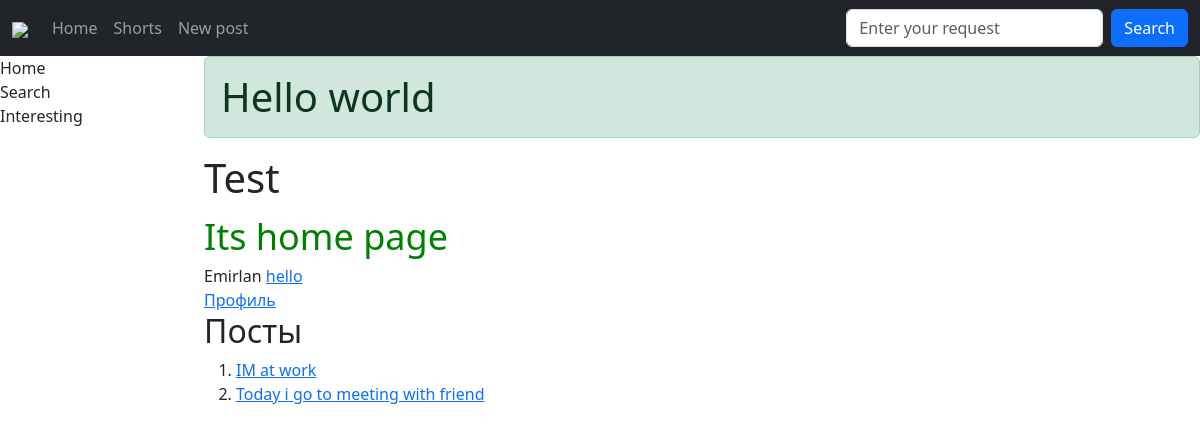
Before: / with the older database file.
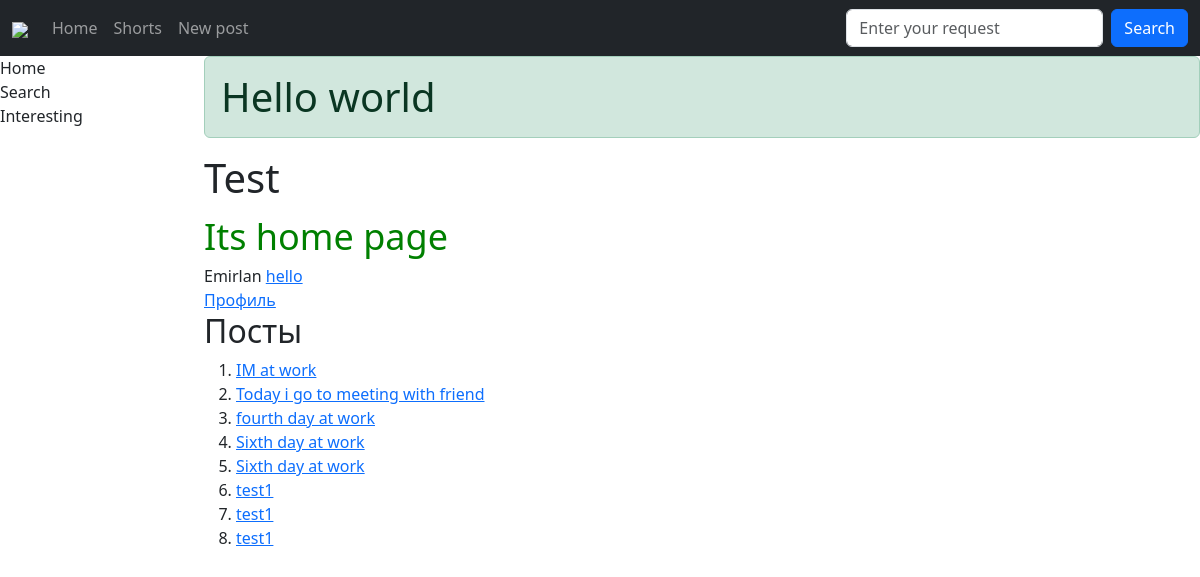
After: the same page with the newer database file.
### core/models.py (models this page shows, shortened)
class Post(models.Model):
    STATUS_CHOICES = (('Posted', 'Posted'),
                      ('Unposted', 'Unposted'))
    name = models.CharField('Header', max_length=80)
    description = models.TextField('Description', null=True)
    photo = models.ImageField('Photo', null=True, blank=False, upload_to="post_images/")
    status = models.CharField('Status', max_length=200, choices=STATUS_CHOICES, default="Posted")
    user = models.ForeignKey(to=User, on_delete=models.SET_NULL, null=True, blank=True,
                             verbose_name='Post author', related_name='posts')
    category = models.ManyToManyField(to='Category', blank=True, verbose_name='categories')
    likes = models.IntegerField('Like', default=0)

### core/views.py (the view)
# urls.py: path('', views.homepage),
def homepage(request):
    context = {'name': 'Emirlan'}
    posts_list = Post.objects.all()
    context['posts'] = posts_list
    return render(request, 'home.html', context)

### core/templates/home.html
{% extends 'base.html' %}
{% block content %}
    <h1 class="alert alert-success">
        Hello world
    </h1>
    <h1>Test</h1>
    <div class="hulk">
        Its home page
    </div>
    {{ name }} <a href="">hello</a>
    <div>
        <a href="/profile/{{ request.user.profile.id }}">
            Профиль {{ request.user.username }}
        </a>
    </div>
    <h2>Посты</h2>
    <ol>
        {% for post in posts %}
        <li>
            <a href="/posts/{{ post.id }}">
                {{ post.name }}
            </a>
        </li>
        {% endfor %}
    </ol>
{% endblock %}

### core/templates/base.html (shortened to what this page needs)
<!doctype html>
{% load static %}
{% load django_bootstrap5 %}
<html lang="en">
<head>
    {% bootstrap_css %}
    <link rel="stylesheet" href="{% static 'main.css' %}">
</head>
<body>
        <nav class="navbar navbar-expand-sm navbar-dark bg-dark">
              <div class="container-fluid">
                <a class="navbar-brand" href="/"><img src="{% static 'logo.png' %}" height="40px"></a>
                <div class="collapse navbar-collapse" id="mynavbar">
                  <ul class="navbar-nav me-auto">
                    <li class="nav-item">
                      <a class="nav-link" href="/">Home</a>
                    </li>
                    <li class="nav-item">
                      <a class="nav-link" href="{% url 'shorts-list' %}">Shorts</a>
                    </li>
                      <li class="nav=item">
                          <a class="nav-link" href="{% url 'add-post' %}">New post</a>
                      </li>
                  </ul>
                  <form class="d-flex">
                    <input class="form-control me-2" type="text" placeholder="Enter your request">
                    <button class="btn btn-primary" type="button">Search</button>
                  </form>
                </div>
              </div>
        </nav>
        <div class="row">
            <div class="col-2">
                <div>Home</div>
                <div>Search</div>
                <div>Interesting</div>
            </div>
            <div class="col-10">
                {% block content %}
                {% endblock %}
        </div>
</body>
</html>

### core/static/main.css (style rules this page uses)
.hulk { color: green; font-size: 36px; }

Changed rows visible on the page:
added Post: name "fourth day at work"
added Post: name "Sixth day at work"
added Post: name "Sixth day at work"
added Post: name "test1"
added Post: name "test1"
added Post: name "test1"
